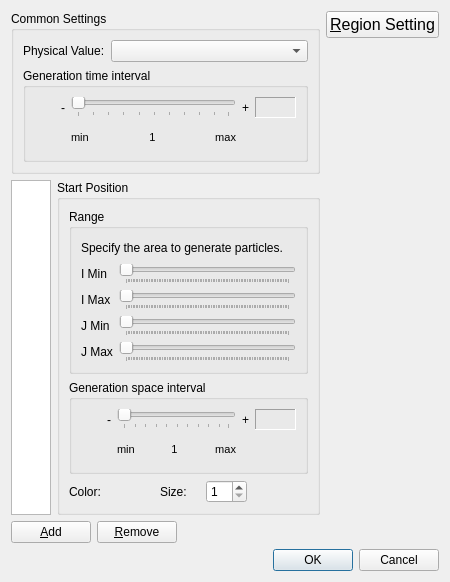
<?xml version="1.0" encoding="UTF-8"?>
<ui version="4.0">
 <class>Post2dWindowParticleStructuredSettingDialog</class>
 <widget class="QDialog" name="Post2dWindowParticleStructuredSettingDialog">
  <property name="geometry">
   <rect>
    <x>0</x>
    <y>0</y>
    <width>449</width>
    <height>582</height>
   </rect>
  </property>
  <property name="windowTitle">
   <string>Particle Setting</string>
  </property>
  <layout class="QVBoxLayout" name="verticalLayout_7">
   <item>
    <layout class="QHBoxLayout" name="horizontalLayout_12">
     <item>
      <layout class="QVBoxLayout" name="verticalLayout_4">
       <item>
        <widget class="QGroupBox" name="commonGroupBox">
         <property name="title">
          <string>Common Settings</string>
         </property>
         <layout class="QVBoxLayout" name="verticalLayout_3">
          <item>
           <layout class="QHBoxLayout" name="horizontalLayout_4" stretch="0,1">
            <item>
             <widget class="QLabel" name="physValLabel">
              <property name="text">
               <string>Physical Value:</string>
              </property>
             </widget>
            </item>
            <item>
             <widget class="QComboBox" name="solutionComboBox"/>
            </item>
           </layout>
          </item>
          <item>
           <widget class="QGroupBox" name="generationTimeIntervalGroupBox">
            <property name="title">
             <string>Generation time interval</string>
            </property>
            <layout class="QHBoxLayout" name="horizontalLayout_5">
             <item>
              <layout class="QVBoxLayout" name="verticalLayout_5">
               <item>
                <widget class="TooltipLabel" name="timeHelpLabel">
                 <property name="toolTip">
                  <string extracomment="If you specify 1, particles are generated for every time steps. If you specify 2, particles are generated twice equally separated, for every time steps, If you specify 1/2, particles are generated for every other time steps.">&lt;!DOCTYPE HTML PUBLIC &quot;-//W3C//DTD HTML 4.0//EN&quot; &quot;http://www.w3.org/TR/REC-html40/strict.dtd&quot;&gt;
&lt;html&gt;&lt;head&gt;&lt;meta name=&quot;qrichtext&quot; content=&quot;1&quot; /&gt;&lt;style type=&quot;text/css&quot;&gt;
p, li { white-space: pre-wrap;}
p {margin-top: 3px; margin-bottom: 3px;}
&lt;/style&gt;&lt;/head&gt;&lt;body style=&quot; font-family:'MS UI Gothic'; font-size:9pt; font-weight:400; font-style:normal;&quot;&gt;
&lt;p&gt;If you specify 1, particles are generated for every time steps.&lt;/p&gt;
&lt;p&gt;If you specify 2, particles are generated twice equally separated, for every time steps,&lt;/p&gt;
&lt;p&gt;If you specify 1/2, particles are generated for every other time steps.&lt;/p&gt;
&lt;/body&gt;&lt;/html&gt;</string>
                 </property>
                 <property name="text">
                  <string/>
                 </property>
                 <property name="pixmap">
                  <pixmap resource="../../../guibase/guibase.qrc">:/libs/guibase/images/iconQuestion.png</pixmap>
                 </property>
                </widget>
               </item>
               <item>
                <spacer name="verticalSpacer_2">
                 <property name="orientation">
                  <enum>Qt::Vertical</enum>
                 </property>
                 <property name="sizeHint" stdset="0">
                  <size>
                   <width>20</width>
                   <height>40</height>
                  </size>
                 </property>
                </spacer>
               </item>
              </layout>
             </item>
             <item>
              <layout class="QGridLayout" name="gridLayout_2">
               <item row="0" column="0">
                <widget class="QLabel" name="timeLabel_minus">
                 <property name="text">
                  <string>-</string>
                 </property>
                </widget>
               </item>
               <item row="0" column="1">
                <widget class="QSlider" name="timeSlider">
                 <property name="orientation">
                  <enum>Qt::Horizontal</enum>
                 </property>
                 <property name="tickPosition">
                  <enum>QSlider::TicksBelow</enum>
                 </property>
                </widget>
               </item>
               <item row="0" column="2">
                <widget class="QLabel" name="timeLabel_plus">
                 <property name="text">
                  <string>+</string>
                 </property>
                </widget>
               </item>
               <item row="0" column="3">
                <widget class="QLabel" name="timeValueLabel">
                 <property name="sizePolicy">
                  <sizepolicy hsizetype="Fixed" vsizetype="Fixed">
                   <horstretch>0</horstretch>
                   <verstretch>0</verstretch>
                  </sizepolicy>
                 </property>
                 <property name="minimumSize">
                  <size>
                   <width>41</width>
                   <height>21</height>
                  </size>
                 </property>
                 <property name="frameShape">
                  <enum>QFrame::Panel</enum>
                 </property>
                 <property name="frameShadow">
                  <enum>QFrame::Sunken</enum>
                 </property>
                 <property name="text">
                  <string/>
                 </property>
                 <property name="alignment">
                  <set>Qt::AlignRight|Qt::AlignTrailing|Qt::AlignVCenter</set>
                 </property>
                 <property name="margin">
                  <number>2</number>
                 </property>
                </widget>
               </item>
               <item row="1" column="1">
                <layout class="QHBoxLayout" name="horizontalLayout_3">
                 <item>
                  <widget class="QLabel" name="timeMinLabel">
                   <property name="font">
                    <font>
                     <pointsize>8</pointsize>
                    </font>
                   </property>
                   <property name="text">
                    <string>min</string>
                   </property>
                  </widget>
                 </item>
                 <item>
                  <spacer name="horizontalSpacer_3">
                   <property name="orientation">
                    <enum>Qt::Horizontal</enum>
                   </property>
                   <property name="sizeHint" stdset="0">
                    <size>
                     <width>40</width>
                     <height>20</height>
                    </size>
                   </property>
                  </spacer>
                 </item>
                 <item>
                  <widget class="QLabel" name="timeMidLabel">
                   <property name="font">
                    <font>
                     <pointsize>8</pointsize>
                    </font>
                   </property>
                   <property name="text">
                    <string>1</string>
                   </property>
                   <property name="alignment">
                    <set>Qt::AlignCenter</set>
                   </property>
                  </widget>
                 </item>
                 <item>
                  <spacer name="horizontalSpacer_5">
                   <property name="orientation">
                    <enum>Qt::Horizontal</enum>
                   </property>
                   <property name="sizeHint" stdset="0">
                    <size>
                     <width>40</width>
                     <height>20</height>
                    </size>
                   </property>
                  </spacer>
                 </item>
                 <item>
                  <widget class="QLabel" name="timeMaxLabel">
                   <property name="font">
                    <font>
                     <pointsize>8</pointsize>
                    </font>
                   </property>
                   <property name="text">
                    <string>max</string>
                   </property>
                   <property name="alignment">
                    <set>Qt::AlignRight|Qt::AlignTrailing|Qt::AlignVCenter</set>
                   </property>
                  </widget>
                 </item>
                </layout>
               </item>
              </layout>
             </item>
            </layout>
            <zorder></zorder>
            <zorder></zorder>
           </widget>
          </item>
         </layout>
        </widget>
       </item>
       <item>
        <layout class="QHBoxLayout" name="horizontalLayout_10">
         <item>
          <widget class="QListWidget" name="startPositionListWidget">
           <property name="sizePolicy">
            <sizepolicy hsizetype="Fixed" vsizetype="Expanding">
             <horstretch>0</horstretch>
             <verstretch>0</verstretch>
            </sizepolicy>
           </property>
           <property name="maximumSize">
            <size>
             <width>40</width>
             <height>16777215</height>
            </size>
           </property>
          </widget>
         </item>
         <item>
          <widget class="QGroupBox" name="startPositionGroupBox_2">
           <property name="title">
            <string>Start Position</string>
           </property>
           <layout class="QVBoxLayout" name="verticalLayout">
            <item>
             <widget class="QGroupBox" name="startPositionGroupBox">
              <property name="title">
               <string>Range</string>
              </property>
              <layout class="QGridLayout" name="gridLayout">
               <item row="0" column="0" colspan="2">
                <layout class="QHBoxLayout" name="horizontalLayout">
                 <item>
                  <widget class="QLabel" name="positionDescLabel">
                   <property name="text">
                    <string>Specify the area to generate particles.</string>
                   </property>
                  </widget>
                 </item>
                 <item>
                  <widget class="TooltipLabel" name="areaHelpLabel">
                   <property name="toolTip">
                    <string>Specify the area to generate particles, by grid indices range (I, J).</string>
                   </property>
                   <property name="text">
                    <string/>
                   </property>
                   <property name="pixmap">
                    <pixmap resource="../../../guibase/guibase.qrc">:/libs/guibase/images/iconQuestion.png</pixmap>
                   </property>
                  </widget>
                 </item>
                 <item>
                  <spacer name="horizontalSpacer">
                   <property name="orientation">
                    <enum>Qt::Horizontal</enum>
                   </property>
                   <property name="sizeHint" stdset="0">
                    <size>
                     <width>40</width>
                     <height>20</height>
                    </size>
                   </property>
                  </spacer>
                 </item>
                </layout>
               </item>
               <item row="1" column="0">
                <widget class="QLabel" name="iminLabel">
                 <property name="text">
                  <string>I Min</string>
                 </property>
                </widget>
               </item>
               <item row="1" column="1">
                <widget class="SliderWithValue" name="iminSlider">
                 <property name="orientation">
                  <enum>Qt::Horizontal</enum>
                 </property>
                 <property name="tickPosition">
                  <enum>QSlider::TicksBelow</enum>
                 </property>
                 <property name="tickInterval">
                  <number>1</number>
                 </property>
                </widget>
               </item>
               <item row="2" column="0">
                <widget class="QLabel" name="imaxLabel">
                 <property name="text">
                  <string>I Max</string>
                 </property>
                </widget>
               </item>
               <item row="2" column="1">
                <widget class="SliderWithValue" name="imaxSlider">
                 <property name="orientation">
                  <enum>Qt::Horizontal</enum>
                 </property>
                 <property name="tickPosition">
                  <enum>QSlider::TicksBelow</enum>
                 </property>
                 <property name="tickInterval">
                  <number>1</number>
                 </property>
                </widget>
               </item>
               <item row="3" column="0">
                <widget class="QLabel" name="jminLabel">
                 <property name="text">
                  <string>J Min</string>
                 </property>
                </widget>
               </item>
               <item row="3" column="1">
                <widget class="SliderWithValue" name="jminSlider">
                 <property name="orientation">
                  <enum>Qt::Horizontal</enum>
                 </property>
                 <property name="tickPosition">
                  <enum>QSlider::TicksBelow</enum>
                 </property>
                 <property name="tickInterval">
                  <number>1</number>
                 </property>
                </widget>
               </item>
               <item row="4" column="0">
                <widget class="QLabel" name="jmaxLabel">
                 <property name="text">
                  <string>J Max</string>
                 </property>
                </widget>
               </item>
               <item row="4" column="1">
                <widget class="SliderWithValue" name="jmaxSlider">
                 <property name="orientation">
                  <enum>Qt::Horizontal</enum>
                 </property>
                 <property name="tickPosition">
                  <enum>QSlider::TicksBelow</enum>
                 </property>
                 <property name="tickInterval">
                  <number>1</number>
                 </property>
                </widget>
               </item>
              </layout>
             </widget>
            </item>
            <item>
             <widget class="QGroupBox" name="generationSpaceIntervalgroupBox">
              <property name="title">
               <string>Generation space interval</string>
              </property>
              <layout class="QHBoxLayout" name="horizontalLayout_11">
               <item>
                <layout class="QVBoxLayout" name="verticalLayout_2">
                 <item>
                  <widget class="TooltipLabel" name="spaceHelpLabel">
                   <property name="toolTip">
                    <string>&lt;!DOCTYPE HTML PUBLIC &quot;-//W3C//DTD HTML 4.0//EN&quot; &quot;http://www.w3.org/TR/REC-html40/strict.dtd&quot;&gt;
&lt;html&gt;&lt;head&gt;&lt;meta name=&quot;qrichtext&quot; content=&quot;1&quot; /&gt;&lt;style type=&quot;text/css&quot;&gt;
p, li { white-space: pre-wrap; }
p {margin-top: 3px; margin-bottom: 3px;}
&lt;/style&gt;&lt;/head&gt;&lt;body style=&quot; font-family:'MS UI Gothic'; font-size:9pt; font-weight:400; font-style:normal;&quot;&gt;
&lt;p&gt;If you specify 1, particles are generated at grid nodes.&lt;/p&gt;
&lt;p&gt;If you specify 2, particles are generated at grid nodes, and middle points of grid nodes.&lt;/p&gt;
&lt;p&gt;If you specify 1/2, particles are generated for every other grid nodes.&lt;/p&gt;
&lt;/body&gt;&lt;/html&gt;</string>
                   </property>
                   <property name="text">
                    <string/>
                   </property>
                   <property name="pixmap">
                    <pixmap resource="../../../guibase/guibase.qrc">:/libs/guibase/images/iconQuestion.png</pixmap>
                   </property>
                  </widget>
                 </item>
                 <item>
                  <spacer name="verticalSpacer_3">
                   <property name="orientation">
                    <enum>Qt::Vertical</enum>
                   </property>
                   <property name="sizeHint" stdset="0">
                    <size>
                     <width>20</width>
                     <height>40</height>
                    </size>
                   </property>
                  </spacer>
                 </item>
                </layout>
               </item>
               <item>
                <layout class="QGridLayout" name="gridLayout_3">
                 <item row="0" column="0">
                  <widget class="QLabel" name="spaceLabel_minus">
                   <property name="text">
                    <string>-</string>
                   </property>
                  </widget>
                 </item>
                 <item row="0" column="1">
                  <widget class="QSlider" name="spaceSlider">
                   <property name="orientation">
                    <enum>Qt::Horizontal</enum>
                   </property>
                   <property name="tickPosition">
                    <enum>QSlider::TicksBelow</enum>
                   </property>
                  </widget>
                 </item>
                 <item row="0" column="2">
                  <widget class="QLabel" name="spaceLabel_plus">
                   <property name="text">
                    <string>+</string>
                   </property>
                  </widget>
                 </item>
                 <item row="0" column="3">
                  <widget class="QLabel" name="spaceValueLabel">
                   <property name="sizePolicy">
                    <sizepolicy hsizetype="Fixed" vsizetype="Fixed">
                     <horstretch>0</horstretch>
                     <verstretch>0</verstretch>
                    </sizepolicy>
                   </property>
                   <property name="minimumSize">
                    <size>
                     <width>41</width>
                     <height>21</height>
                    </size>
                   </property>
                   <property name="frameShape">
                    <enum>QFrame::Panel</enum>
                   </property>
                   <property name="frameShadow">
                    <enum>QFrame::Sunken</enum>
                   </property>
                   <property name="text">
                    <string/>
                   </property>
                   <property name="alignment">
                    <set>Qt::AlignRight|Qt::AlignTrailing|Qt::AlignVCenter</set>
                   </property>
                   <property name="margin">
                    <number>2</number>
                   </property>
                  </widget>
                 </item>
                 <item row="1" column="1">
                  <layout class="QHBoxLayout" name="horizontalLayout_7">
                   <item>
                    <widget class="QLabel" name="spaceMinLabel">
                     <property name="font">
                      <font>
                       <pointsize>8</pointsize>
                      </font>
                     </property>
                     <property name="text">
                      <string>min</string>
                     </property>
                    </widget>
                   </item>
                   <item>
                    <spacer name="horizontalSpacer_8">
                     <property name="orientation">
                      <enum>Qt::Horizontal</enum>
                     </property>
                     <property name="sizeHint" stdset="0">
                      <size>
                       <width>40</width>
                       <height>20</height>
                      </size>
                     </property>
                    </spacer>
                   </item>
                   <item>
                    <widget class="QLabel" name="spaceMidLabel">
                     <property name="font">
                      <font>
                       <pointsize>8</pointsize>
                      </font>
                     </property>
                     <property name="text">
                      <string>1</string>
                     </property>
                     <property name="alignment">
                      <set>Qt::AlignCenter</set>
                     </property>
                    </widget>
                   </item>
                   <item>
                    <spacer name="horizontalSpacer_9">
                     <property name="orientation">
                      <enum>Qt::Horizontal</enum>
                     </property>
                     <property name="sizeHint" stdset="0">
                      <size>
                       <width>40</width>
                       <height>20</height>
                      </size>
                     </property>
                    </spacer>
                   </item>
                   <item>
                    <widget class="QLabel" name="spaceMaxLabel">
                     <property name="font">
                      <font>
                       <pointsize>8</pointsize>
                      </font>
                     </property>
                     <property name="text">
                      <string>max</string>
                     </property>
                     <property name="alignment">
                      <set>Qt::AlignRight|Qt::AlignTrailing|Qt::AlignVCenter</set>
                     </property>
                    </widget>
                   </item>
                  </layout>
                 </item>
                </layout>
               </item>
              </layout>
             </widget>
            </item>
            <item>
             <layout class="QHBoxLayout" name="horizontalLayout_9" stretch="0,1">
              <item>
               <layout class="QHBoxLayout" name="horizontalLayout_6">
                <item>
                 <widget class="QLabel" name="colorLabel">
                  <property name="text">
                   <string>Color:</string>
                  </property>
                 </widget>
                </item>
                <item>
                 <widget class="ColorEditWidget" name="colorWidget"/>
                </item>
                <item>
                 <spacer name="horizontalSpacer_2">
                  <property name="orientation">
                   <enum>Qt::Horizontal</enum>
                  </property>
                  <property name="sizeHint" stdset="0">
                   <size>
                    <width>40</width>
                    <height>20</height>
                   </size>
                  </property>
                 </spacer>
                </item>
               </layout>
              </item>
              <item>
               <layout class="QHBoxLayout" name="horizontalLayout_8">
                <item>
                 <widget class="QLabel" name="sizeLabel">
                  <property name="text">
                   <string>Size:</string>
                  </property>
                 </widget>
                </item>
                <item>
                 <widget class="TooltipLabel" name="sizeHelpLabel">
                  <property name="toolTip">
                   <string>&lt;!DOCTYPE HTML PUBLIC &quot;-//W3C//DTD HTML 4.0//EN&quot; &quot;http://www.w3.org/TR/REC-html40/strict.dtd&quot;&gt;
&lt;html&gt;&lt;head&gt;&lt;meta name=&quot;qrichtext&quot; content=&quot;1&quot; /&gt;&lt;style type=&quot;text/css&quot;&gt;
p, li { white-space: pre-wrap; }
&lt;/style&gt;&lt;/head&gt;&lt;body style=&quot; font-family:'MS UI Gothic'; font-size:9pt; font-weight:400; font-style:normal;&quot;&gt;
&lt;p style=&quot; margin-top:3px; margin-bottom:3px; margin-left:0px; margin-right:0px; -qt-block-indent:0; text-indent:0px;&quot;&gt;Specify a number of pixels on display.&lt;/p&gt;&lt;/body&gt;&lt;/html&gt;</string>
                  </property>
                  <property name="text">
                   <string/>
                  </property>
                  <property name="pixmap">
                   <pixmap resource="../../../guibase/guibase.qrc">:/libs/guibase/images/iconQuestion.png</pixmap>
                  </property>
                 </widget>
                </item>
                <item>
                 <widget class="QSpinBox" name="sizeSpinBox">
                  <property name="minimum">
                   <number>1</number>
                  </property>
                  <property name="maximum">
                   <number>20</number>
                  </property>
                 </widget>
                </item>
                <item>
                 <spacer name="horizontalSpacer_11">
                  <property name="orientation">
                   <enum>Qt::Horizontal</enum>
                  </property>
                  <property name="sizeHint" stdset="0">
                   <size>
                    <width>13</width>
                    <height>20</height>
                   </size>
                  </property>
                 </spacer>
                </item>
               </layout>
              </item>
             </layout>
            </item>
           </layout>
          </widget>
         </item>
        </layout>
       </item>
       <item>
        <layout class="QHBoxLayout" name="horizontalLayout_2">
         <item>
          <widget class="QPushButton" name="addPushButton">
           <property name="text">
            <string>&amp;Add</string>
           </property>
          </widget>
         </item>
         <item>
          <widget class="QPushButton" name="removePushButton">
           <property name="text">
            <string>&amp;Remove</string>
           </property>
          </widget>
         </item>
         <item>
          <spacer name="horizontalSpacer_7">
           <property name="orientation">
            <enum>Qt::Horizontal</enum>
           </property>
           <property name="sizeHint" stdset="0">
            <size>
             <width>40</width>
             <height>20</height>
            </size>
           </property>
          </spacer>
         </item>
        </layout>
       </item>
      </layout>
     </item>
     <item>
      <layout class="QVBoxLayout" name="verticalLayout_6">
       <item>
        <widget class="QPushButton" name="regionSettingButton">
         <property name="font">
          <font>
           <pointsize>12</pointsize>
          </font>
         </property>
         <property name="text">
          <string>&amp;Region Setting</string>
         </property>
        </widget>
       </item>
       <item>
        <spacer name="verticalSpacer_4">
         <property name="orientation">
          <enum>Qt::Vertical</enum>
         </property>
         <property name="sizeHint" stdset="0">
          <size>
           <width>20</width>
           <height>40</height>
          </size>
         </property>
        </spacer>
       </item>
      </layout>
     </item>
    </layout>
   </item>
   <item>
    <spacer name="verticalSpacer">
     <property name="orientation">
      <enum>Qt::Vertical</enum>
     </property>
     <property name="sizeHint" stdset="0">
      <size>
       <width>20</width>
       <height>1</height>
      </size>
     </property>
    </spacer>
   </item>
   <item>
    <widget class="QDialogButtonBox" name="buttonBox">
     <property name="orientation">
      <enum>Qt::Horizontal</enum>
     </property>
     <property name="standardButtons">
      <set>QDialogButtonBox::Cancel|QDialogButtonBox::Ok</set>
     </property>
    </widget>
   </item>
  </layout>
 </widget>
 <customwidgets>
  <customwidget>
   <class>TooltipLabel</class>
   <extends>QLabel</extends>
   <header>guibase/tooltiplabel.h</header>
  </customwidget>
  <customwidget>
   <class>ColorEditWidget</class>
   <extends>QLabel</extends>
   <header>guibase/widget/coloreditwidget.h</header>
   <container>1</container>
  </customwidget>
  <customwidget>
   <class>SliderWithValue</class>
   <extends>QSlider</extends>
   <header>guibase/widget/sliderwithvalue.h</header>
  </customwidget>
 </customwidgets>
 <resources>
  <include location="../../../guibase/guibase.qrc"/>
 </resources>
 <connections>
  <connection>
   <sender>buttonBox</sender>
   <signal>accepted()</signal>
   <receiver>Post2dWindowParticleStructuredSettingDialog</receiver>
   <slot>accept()</slot>
   <hints>
    <hint type="sourcelabel">
     <x>257</x>
     <y>413</y>
    </hint>
    <hint type="destinationlabel">
     <x>157</x>
     <y>274</y>
    </hint>
   </hints>
  </connection>
  <connection>
   <sender>buttonBox</sender>
   <signal>rejected()</signal>
   <receiver>Post2dWindowParticleStructuredSettingDialog</receiver>
   <slot>reject()</slot>
   <hints>
    <hint type="sourcelabel">
     <x>304</x>
     <y>413</y>
    </hint>
    <hint type="destinationlabel">
     <x>286</x>
     <y>274</y>
    </hint>
   </hints>
  </connection>
 </connections>
</ui>
